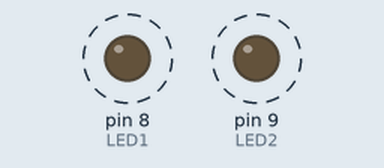
Bench run of a sketch on a simulated Arduino Uno, built with avr-gcc and run on an emulated ATmega328P. Parts: output pins drawn as LEDs (lit = HIGH). Dashed ring = blinking.

Above: at 0.05 s.
Timing chart, 0 to 3.0 s (numbered marks = the images above):
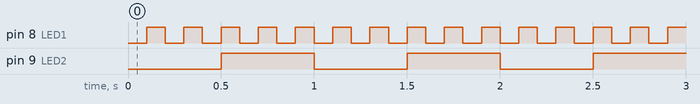

The sketch:

task1_dual_led.ino
```cpp
const int LED1=8;
const int LED2=9;

unsigned long previousled1=0;
unsigned long previousled2=0;

const unsigned long intervalled1=100, intervalled2=500;

bool ledstate1=0, ledstate2=0;


void setup() {

  pinMode(LED1,OUTPUT);
  pinMode(LED2,OUTPUT);


}

void loop() {
  unsigned long currentTime=millis();

  //for led1
  if(currentTime-previousled1 >= intervalled1){

    previousled1 = currentTime;

    ledstate1=!ledstate1;

    digitalWrite(LED1,ledstate1);
   }


   //for led2
   if(currentTime-previousled2 >=intervalled2){

    previousled2=currentTime;
    ledstate2=!ledstate2;
    digitalWrite(LED2,ledstate2);

   }

}
```

Measured:
- by itself, pin 8 (LED1): alternates HIGH for 0.10 s and LOW for 0.10 s
- by itself, pin 9 (LED2): alternates HIGH for 0.50 s and LOW for 0.50 s
